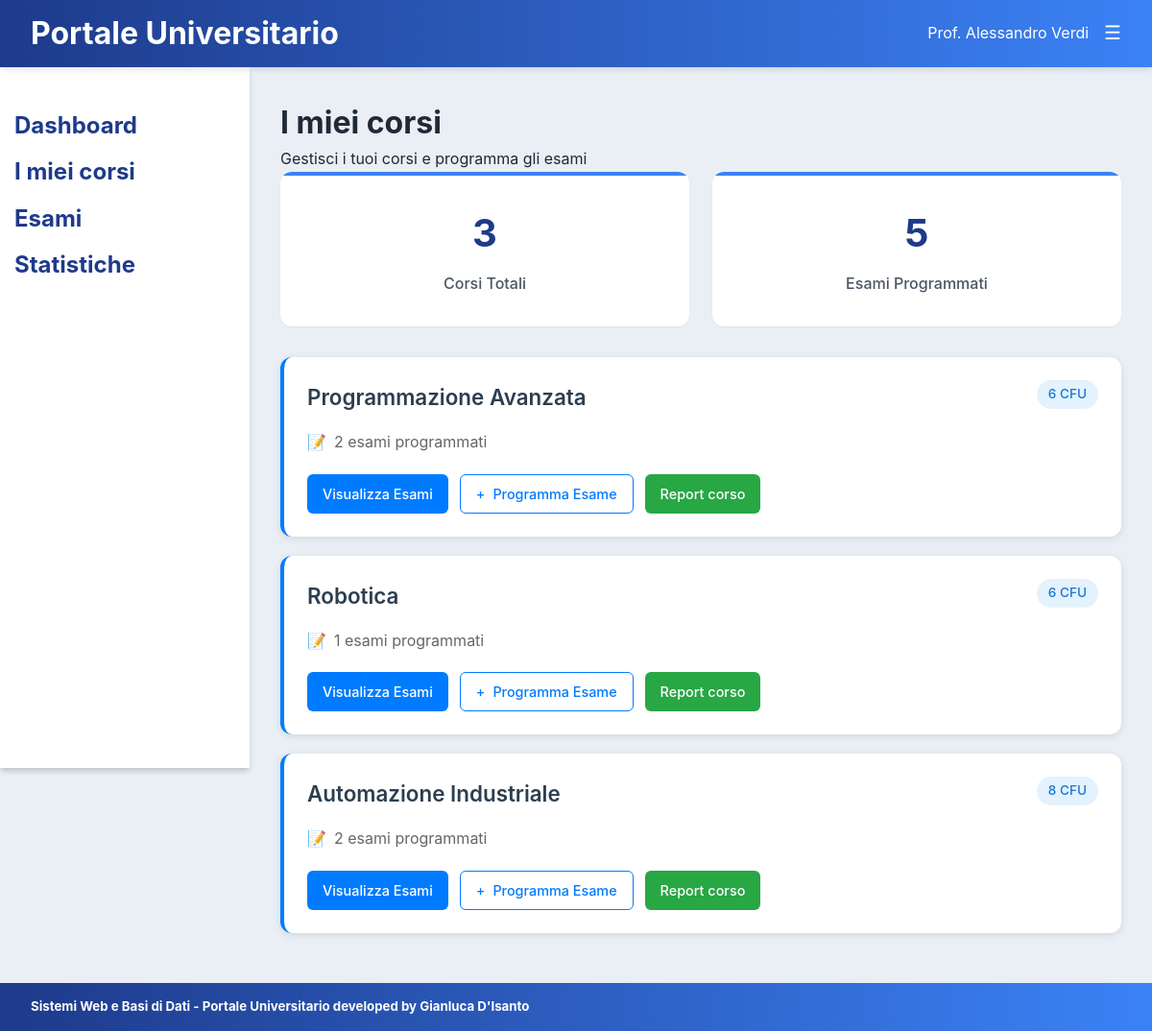
The app's page /src/corsi/corsi.php (signed in) with its own data.
### tables this page shows
CREATE TABLE `corsi` (
  `id` int(11) NOT NULL,
  `nome` varchar(255) NOT NULL,
  `cfu` tinyint(4) NOT NULL,
  `docente` varchar(20) NOT NULL
);

### src/corsi/corsi.php (the view, shortened to what this page needs)
<?php
require '../../config/db_connection.php';
$query = $conn->prepare("SELECT * FROM Corsi
                        WHERE docente = ?");
$query->bind_param("s", $_SESSION['id_utente']);
$query->execute();
$results = $query->get_result();
$corsiConEsami = [];
while($row = $results->fetch_assoc()) {
    $queryEsami = $conn->prepare("SELECT COUNT(*) as num_esami
                                 FROM esami e
                                 WHERE e.corso = ? AND completato != 1");
    $queryEsami->bind_param("i", $row['id']);
    $queryEsami->execute();
    $resultEsami = $queryEsami->get_result();
    $numEsami = $resultEsami->fetch_assoc()['num_esami'];
    $row['num_esami'] = $numEsami;
    $corsiConEsami[] = $row;
}
?>
<!DOCTYPE html>
<html>
<head>
    <link rel="stylesheet" href="../common/common.css">
    <link rel="stylesheet" href="corsi.css">
</head>
<body>
    <?php include '../common/header.php'; ?>
    <div class="dashboard">
        <?php include '../common/sidebar.php'; ?>
        <main class="main-content">
            <h1>I miei corsi</h1>
            <p>Gestisci i tuoi corsi e programma gli esami</p>
            <div class="statsGrid">
                <div class="statCard">
                    <div class="statNumber"><?php echo count($corsiConEsami); ?></div>
                    <div class="statLabel">Corsi Totali</div>
                </div>
                <div class="statCard">
                    <div class="statNumber"><?php echo array_sum(array_column($corsiConEsami, 'num_esami')); ?></div>
                    <div class="statLabel">Esami Programmati</div>
                </div>
            </div>
            <div class="courses-container">
                <?php if(empty($corsiConEsami)): ?>
                    <div class="no-courses">
                        <h3>Nessun corso assegnato</h3>
                        <p>Non hai ancora corsi assegnati in questo momento.</p>
                    </div>
                <?php else: ?>
                    <?php foreach($corsiConEsami as $corso): ?>
                        <div class="course-card">
                            <div class="course-header">
                                <h3 class="course-title"><?php echo htmlspecialchars($corso['nome']); ?></h3>
                                <span class="course-cfu"><?php echo $corso['cfu']; ?> CFU</span>
                            </div>
                            <div class="course-info">
                                <div class="info-item">
                                    <span>📝</span>
                                    <span><?php echo $corso['num_esami']; ?> esami programmati</span>
                                </div>
                            </div>
                            <div class="course-actions">
                                <a href="../esami/esami.php?corso=<?php echo $corso['id']; ?>" class="btn btn-primary">
                                    Visualizza Esami
                                </a>
                                <a href="../esami/nuovo_esame.php?corso=<?php echo $corso['id']; ?>" class="btn btn-outline">
                                    <span>+</span>
                                    Programma Esame
                                </a>
                                <a href="./report_corso.php?corso=<?php echo $corso['id']; ?>" class="btn btn-success">
                                    Report corso
                                </a>
                            </div>
                        </div>
                    <?php endforeach; ?>
                <?php endif; ?>
            </div>
        </main>
    </div>
    <?php include '../common/footer.php'; ?>
</body>
</html>

### src/common/common.css (style rules this page uses)
* { margin: 0; padding: 0; box-sizing: border-box; }
:root { --primary-blue: #1e3a8a; --secondary-blue: #3b82f6; --light-blue: hsla(204, 33%, 84%, 0.396); --light-blue1: hsl(214, 95%, 93%); --success-green: #059669; --warning-orange: #d97706; --danger-red: #dc2626; --gray-50: #ffffff00; --gray-100: #f3f4f6; --gray-200: #e5e7eb; --gray-300: #d1d5db; --gray-600: #4b5563; --gray-800: #1f2937; --white: #ffffff; --shadow-sm: 0 1px 2px 0 rgba(0, 0, 0, 0.05); --shadow-md: 0 4px 6px -1px rgba(0, 0, 0, 0.1); --shadow-lg: 0 10px 15px -3px rgb(0, 0, 0); }
body { font-family: -apple-system, BlinkMacSystemFont, 'Segoe UI', Roboto, sans-serif; line-height: 1.6; color: var(--gray-800); background-color: var(--light-blue); }
.main-content { margin-left: 260px; margin-top: 70px; padding: 2rem; min-height: calc(100vh - 70px); }
.btn { display: inline-flex; align-items: center; justify-content: center; gap: 0.5rem; padding: 0.5rem 1rem; border: none; border-radius: 6px; font-size: 0.9rem; font-weight: 500; text-decoration: none; cursor: pointer; transition: all 0.2s ease; }
.btn-primary { background: #007bff; color: white; }
.btn-success { background: #28a745; color: white; }
.btn-outline { background: transparent; color: #007bff; border: 1px solid #007bff; }
main { flex: 1; padding: 20px; }
.statsGrid { display: grid; grid-template-columns: repeat(auto-fit, minmax(250px, 1fr)); gap: 1.5rem; margin-bottom: 2rem; }
.statCard { background: var(--white); padding: 2rem; border-radius: 12px; box-shadow: var(--shadow-sm); text-align: center; position: relative; overflow: hidden; transition: transform 0.3s ease, box-shadow 0.3s ease; }
.statCard::before { content: ''; position: absolute; top: 0; left: 0; right: 0; height: 4px; background: var(--secondary-blue); }
.statNumber { font-size: 2.5rem; font-weight: 700; color: var(--primary-blue); margin-bottom: 0.5rem; }
.statLabel { color: var(--gray-600); font-size: 1rem; font-weight: 500; }

### src/corsi/corsi.css (style rules this page uses)
.course-card { background: white; border-radius: 12px; padding: 24px; margin-bottom: 20px; box-shadow: 0 2px 8px rgba(0,0,0,0.1); border-left: 4px solid #007bff; transition: transform 0.2s ease, box-shadow 0.2s ease; }
.course-header { display: flex; justify-content: between; align-items: flex-start; margin-bottom: 16px; }
.course-title { color: #2c3e50; font-size: 1.4em; font-weight: 600; margin: 0; flex-grow: 1; }
.course-cfu { background: #e3f2fd; color: #1976d2; padding: 4px 12px; border-radius: 20px; font-size: 0.85em; font-weight: 500; }
.course-info { display: flex; gap: 24px; margin-bottom: 20px; color: #666; }
.info-item { display: flex; align-items: center; gap: 8px; }
.course-actions { display: flex; gap: 12px; }

### records on screen
corsi: nome "Programmazione Avanzata", cfu "6", num_esami "2"
corsi: nome "Robotica", cfu "6", num_esami "1"
corsi: nome "Automazione Industriale", cfu "8", num_esami "2"

### other values on screen
$_SESSION['nome'] "Alessandro"
$_SESSION['cognome'] "Verdi"
count($corsiConEsami) "3"
array_sum(array_column($corsiConEsami, 'num_esami')) "5"
